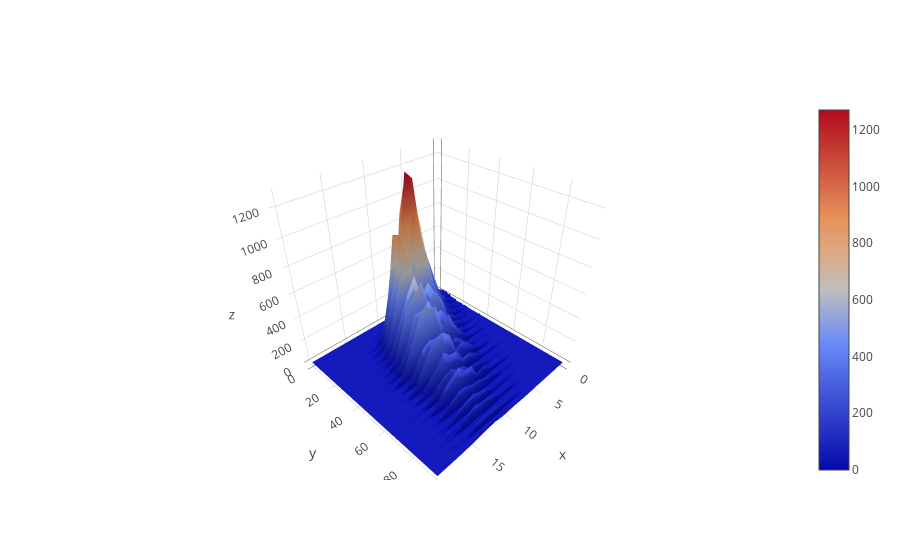

This figure's notebook cell:
### Code cell
import plotly.graph_objs as go

from plotly.offline import init_notebook_mode,iplot
init_notebook_mode(connected=True)


data= pd.read_csv(io.StringIO(uploaded['wine.csv'].decode('utf-8')))

df = data.assign(n=0).groupby(['points', 'price'])['n'].count().reset_index()
df = df[df["price"] < 100]
v = df.pivot(index='price', columns='points', values='n').fillna(0).values.tolist()


def configure_plotly_browser_state():
  import IPython
  display(IPython.core.display.HTML('''
        <script src="/static/components/requirejs/require.js"></script>
        <script>
          requirejs.config({
            paths: {
              base: '/static/base',
              plotly: 'https://cdn.plot.ly/plotly-latest.min.js?noext',
            },
          });
        </script>
        '''))
                                
configure_plotly_browser_state()

iplot([go.Surface(z=v)])

### Figure 1 — Plotly figure (JSON) as saved in the notebook; plotly's stock layout.template omitted (floating-point values rounded to 4 significant figures; data arrays with more than 128 entries replaced by an {"elided": "..."} marker saying what was removed)
{"data": [{"z": {"elided": "96x21 int values"}, "type": "surface", "uid": "e794e688-bebe-4b06-bbca-fc57ab093d9c"}], "layout": {}}
